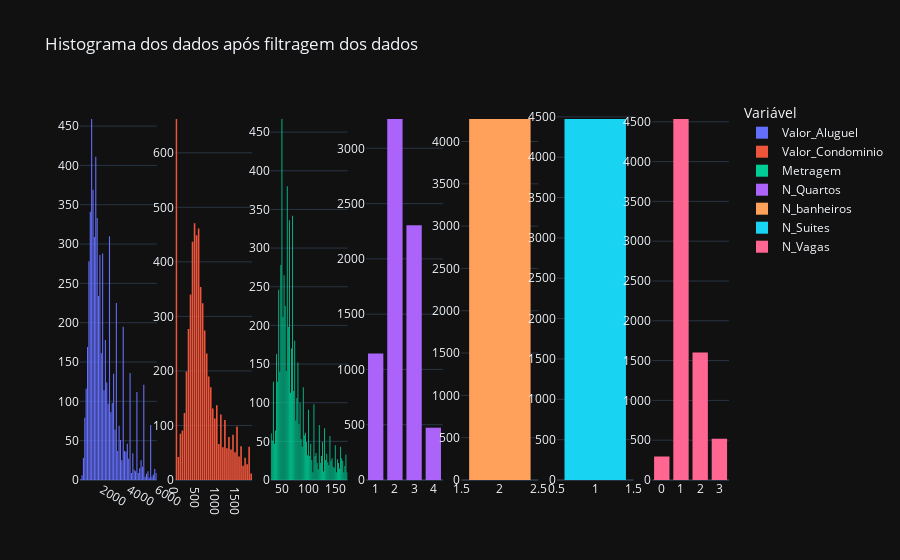

Here is the notebook cell this chart was saved with:
### Markdown cell above
Conforme as distribuições acima, vemos que ambas as variáveis possuem outliers. Assim, vamos aplicar o método IQR para filtrar os dados de forma segura.

### Code cell
q1 = df.quantile(0.25)
q3 = df.quantile(0.75)
iqr = q3 - q1
lim_inf = q1 -1.5*iqr
lim_sup = q3 +1.5*iqr

mascara = (df >= lim_inf) & (df <= lim_sup)

df_teste = df[mascara]


fig = make_subplots(rows=1, cols = 7)
for i, coluna in enumerate(df.columns):
    fig.add_trace(go.Histogram(x=df_teste[coluna],
                               name= coluna),
                  row=1,
                  col= i+1)
fig.update_layout(title_text = "Histograma dos dados após filtragem dos dados",
                  legend_title = "Variável",
                  bargap = 0.2)
fig.show()

### Figure 1 — Plotly figure (JSON) as saved in the notebook; plotly's stock layout.template omitted (floating-point values rounded to 4 significant figures; data arrays with more than 128 entries replaced by an {"elided": "..."} marker saying what was removed)
{"data": [{"name": "Valor_Aluguel", "x": {"elided": "7203 float values"}, "type": "histogram", "xaxis": "x", "yaxis": "y"}, {"name": "Valor_Condominio", "x": {"elided": "7203 float values"}, "type": "histogram", "xaxis": "x2", "yaxis": "y2"}, {"name": "Metragem", "x": {"elided": "7203 float values"}, "type": "histogram", "xaxis": "x3", "yaxis": "y3"}, {"name": "N_Quartos", "x": {"elided": "7203 float values"}, "type": "histogram", "xaxis": "x4", "yaxis": "y4"}, {"name": "N_banheiros", "x": {"elided": "7203 float values"}, "type": "histogram", "xaxis": "x5", "yaxis": "y5"}, {"name": "N_Suites", "x": {"elided": "7203 float values"}, "type": "histogram", "xaxis": "x6", "yaxis": "y6"}, {"name": "N_Vagas", "x": {"elided": "7203 float values"}, "type": "histogram", "xaxis": "x7", "yaxis": "y7"}], "layout": {"xaxis": {"anchor": "y", "domain": [0.0, 0.1184]}, "yaxis": {"anchor": "x", "domain": [0.0, 1.0]}, "xaxis2": {"anchor": "y2", "domain": [0.1469, 0.2653]}, "yaxis2": {"anchor": "x2", "domain": [0.0, 1.0]}, "xaxis3": {"anchor": "y3", "domain": [0.2939, 0.4122]}, "yaxis3": {"anchor": "x3", "domain": [0.0, 1.0]}, "xaxis4": {"anchor": "y4", "domain": [0.4408, 0.5592]}, "yaxis4": {"anchor": "x4", "domain": [0.0, 1.0]}, "xaxis5": {"anchor": "y5", "domain": [0.5878, 0.7061]}, "yaxis5": {"anchor": "x5", "domain": [0.0, 1.0]}, "xaxis6": {"anchor": "y6", "domain": [0.7347, 0.8531]}, "yaxis6": {"anchor": "x6", "domain": [0.0, 1.0]}, "xaxis7": {"anchor": "y7", "domain": [0.8816, 1.0]}, "yaxis7": {"anchor": "x7", "domain": [0.0, 1.0]}, "title": {"text": "Histograma dos dados após filtragem dos dados"}, "legend": {"title": {"text": "Variável"}}, "bargap": 0.2}}
